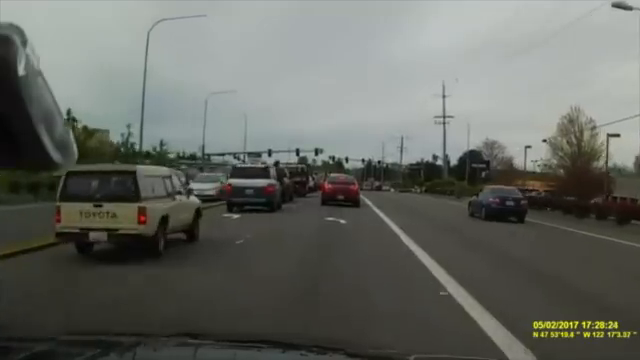
#> input picture frame 173 of Before/vid1.mp4, 640 x 360 px, given in place of street1.mp4, which was not available
$ python trafficDensityDetection.py
#> lines starting #> are read from the running program, lines starting #| are printed output that depends on the picture; pictures that were not available may be replaced by others from this repository, and a replacement may not be noted
# Credits for the code: https://youtu.be/lFbAifsZXmI?si=E7dklOeyC6S95Y_G
# Comments were added to the code to explain the process


import cv2 as cv
import cv2.bgsegm
import numpy as np

# The threshold width and height of the cars
ww = 50
hh = 50


offset = 6

# The line y position on the window
line_y = 300


# All the detected objects in the video
detect = []

# No. of cars detected
cars = 0

# A function to find the center of a bounding box
def find_center(x, y, w, h):
    x1 = int(w / 2)
    y1 = int(h / 2)
    cx = x + x1
    cy = y + y1
    return cx, cy

# Define the video cap
cap = cv.VideoCapture('street1.mp4')

# Create a background ssubtraction object
bgs = cv2.bgsegm.createBackgroundSubtractorMOG()

while True:
    ret, frame = cap.read()
#> frame is the input picture: shape (360, 640, 3); mean B, G, R 98.2, 104.3, 101.7

    # Convert to grayscale
    grey = cv.cvtColor(frame, cv.COLOR_BGR2GRAY)
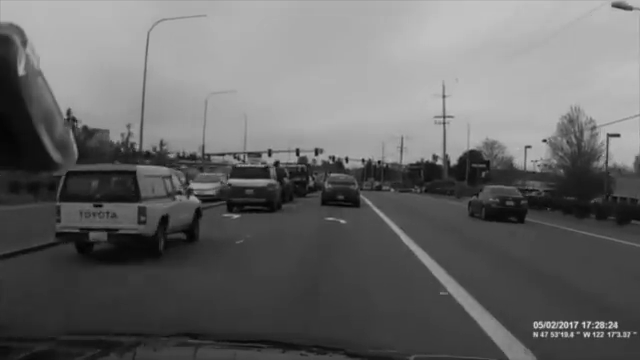
#> grey: shape (360, 640); min 1, max 227, mean 102.7

    # Blurr to remove noise
    blur = cv.GaussianBlur(grey, (3, 3), 5)

    # Create the image subtraction
    img_sub = bgs.apply(grey)
#> img_sub: shape (360, 640); every value is 0

    # Dilate the result for better detection
    dilate = cv.dilate(img_sub, np.ones((5, 5)))

    # Apply contours on the dilated results
    contour, h = cv.findContours(dilate, cv.RETR_TREE, cv.CHAIN_APPROX_SIMPLE)
#> contour = []; h = None

    # Create a line to count the crossing cars
    cv.line(frame, (25, line_y), (1200, line_y), (176, 130, 39), 2)

    # for each contoured object
    for (i, c) in enumerate(contour):

        # Get the corners of the bounding rect around the contoured object
        (x, y, w, h) = cv.boundingRect(c)

        # Check if the object crosses the threshold to be detected
        valid_contour = (w >= ww) and (h >= hh)
        if not valid_contour:
            continue

        # Draw a rect around the valid contour
        cv.rectangle(frame, (x, y), (x + w, y + h), (0, 255, 0), 2)

        # Find the center of the object from the given corners
        center = find_center(x, y, w, h)

        # Add the center of the object to the detected objects
        detect.append(center)

        # Mark the center with a red circle
        cv.circle(frame, center, 4, (0, 0, 255), -1)

        # for each detected center in detect
        for (x, y) in detect:

            # If the center crossed the line
            if (y < (line_y + offset)) and (y > (line_y - offset)):

                # Add 1 to the number of cars
                cars += 1

                # Change the color of the line to orange
                cv.line(frame, (25, line_y), (1200, line_y), (0, 127, 255), 3)

                # Remove the object from the detect list and print the number of cars
                detect.remove((x, y))

                print('no. cars detected: '+ str(cars))
#> this loop made 0 passes
#> after the loop, cars = 0; detect = []


    # Show the number of vehicles on the window
    cv.putText(frame, "VEHICLE COUNT : " + str(cars), (70, 70), cv2.FONT_HERSHEY_COMPLEX, 1, (0, 0, 255), 4)
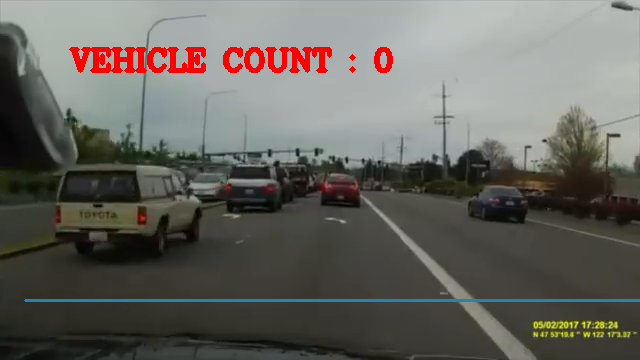
#> frame: shape (360, 640, 3); mean B, G, R 96, 101.6, 103.1

    # 'Original video with the detections' window
    cv.imshow("Original Video", frame)

    # Detector's result
    cv.imshow(" Detector ", dilate)


    if cv.waitKey(18) == ord('q'):

#> (key q is pressed here)
        break

cap.release()
cv.destroyAllWindows()

$ run again, starting later in the video
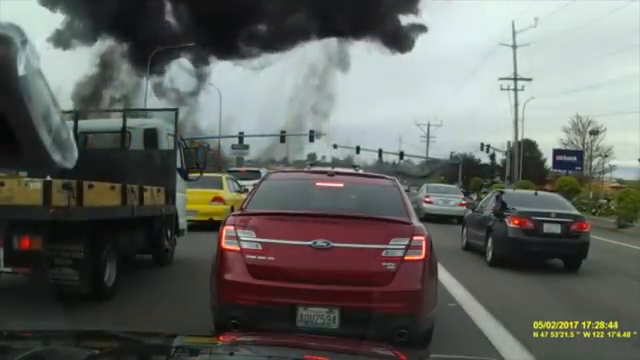
#> input picture frame 780 of Before/vid1.mp4, 640 x 360 px, given in place of street1.mp4, which was not available
#> frame is the input picture: shape (360, 640, 3); mean B, G, R 96.7, 100.9, 98.5
#> `grey = cv.cvtColor(frame, cv.COLOR_BGR2GRAY)`:
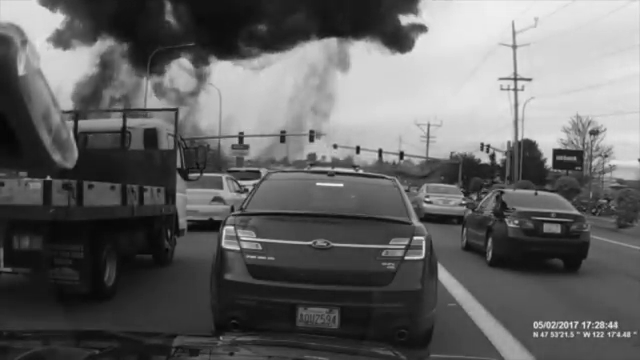
#> grey: shape (360, 640); min 4, max 240, mean 99.7
#> img_sub: shape (360, 640); every value is 0
#> contour = []; h = None
#> after the loop `for (i, c) in enumerate(contour):`: cars = 0; detect = []
#> `cv.putText(frame, "VEHICLE COUNT : " + str(cars), (70, 70), cv2.FONT_H..`:
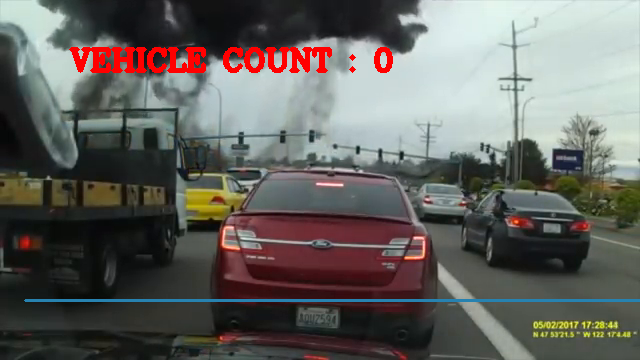
#> frame: shape (360, 640, 3); mean B, G, R 95.3, 99.1, 100.8

$ run again, starting later in the video
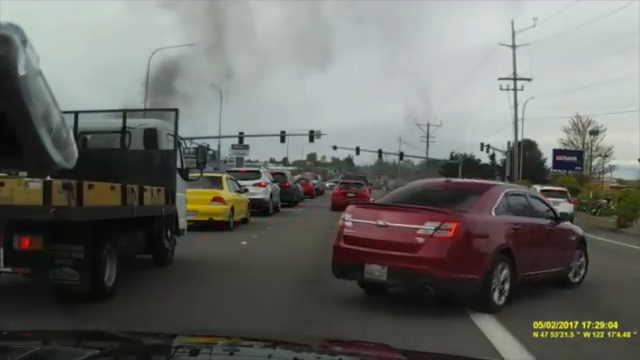
#> input picture frame 1387 of Before/vid1.mp4, 640 x 360 px, given in place of street1.mp4, which was not available
#> frame is the input picture: shape (360, 640, 3); mean B, G, R 100.9, 105.2, 104.1
#> `grey = cv.cvtColor(frame, cv.COLOR_BGR2GRAY)`:
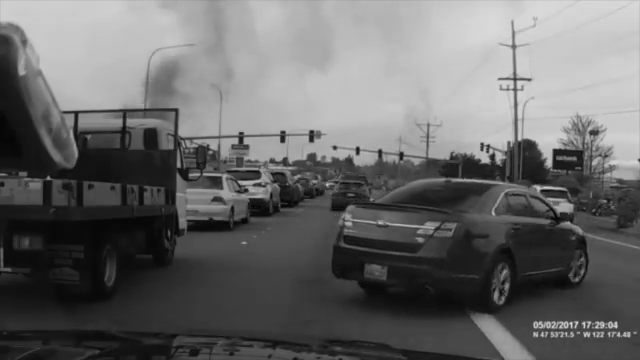
#> grey: shape (360, 640); min 0, max 219, mean 104.3
#> img_sub: shape (360, 640); every value is 0
#> contour = []; h = None
#> after the loop `for (i, c) in enumerate(contour):`: cars = 0; detect = []
#> `cv.putText(frame, "VEHICLE COUNT : " + str(cars), (70, 70), cv2.FONT_H..`:
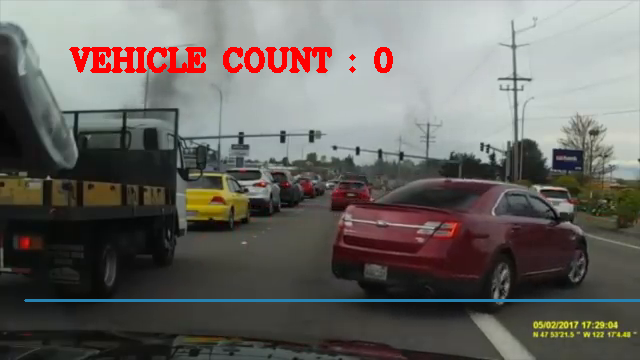
#> frame: shape (360, 640, 3); mean B, G, R 98.8, 102.7, 105.6
